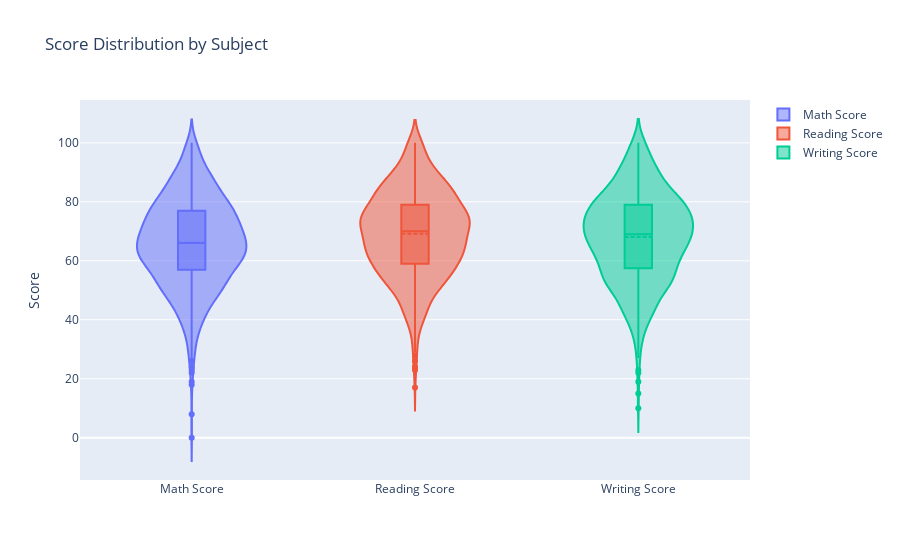

The code cell stored with this chart in its notebook:
### Code cell
#Violin Plot with Box Plot
fig = go.Figure()
for subject in ['math_score', 'reading_score', 'writing_score']:
    fig.add_trace(go.Violin(y=df[subject], name=subject.replace('_', ' ').title(),
                           box_visible=True, meanline_visible=True))
fig.update_layout(title='Score Distribution by Subject', yaxis_title='Score')
fig.show()

### Figure 1 — Plotly figure (JSON) as saved in the notebook; plotly's stock layout.template omitted (floating-point values rounded to 4 significant figures; data arrays with more than 128 entries replaced by an {"elided": "..."} marker saying what was removed)
{"data": [{"box": {"visible": true}, "meanline": {"visible": true}, "name": "Math Score", "type": "violin", "y": {"elided": "1000 int values"}}, {"box": {"visible": true}, "meanline": {"visible": true}, "name": "Reading Score", "type": "violin", "y": {"elided": "1000 int values"}}, {"box": {"visible": true}, "meanline": {"visible": true}, "name": "Writing Score", "type": "violin", "y": {"elided": "1000 int values"}}], "layout": {"title": {"text": "Score Distribution by Subject"}, "yaxis": {"title": {"text": "Score"}}}}
